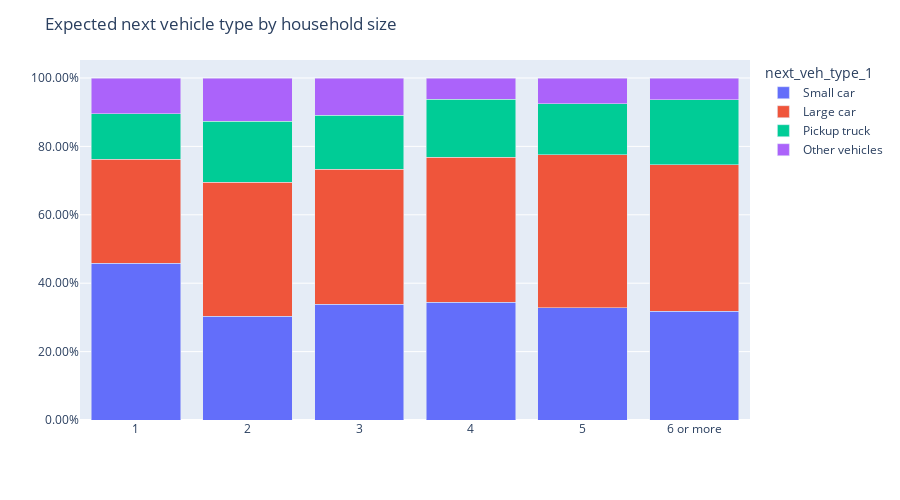

Notebook code cell kept with this figure:
### Code cell
# next vehicle choice by household size
df_hh_size = geo_edf[['next_veh_type_1', 'hh_size']]

   
result = df_hh_size.groupby('hh_size')['next_veh_type_1'].value_counts().reset_index(name='count_each_veh_type')
result
# calcuate the percentage of each vehicle type
result['percentage'] = (result['count_each_veh_type'] / result.groupby('hh_size')['count_each_veh_type'].transform('sum'))

# plot this into stacked bar chart
# convert result next_veh_type_1 to string
result['next_veh_type_1'] = result['next_veh_type_1'].astype(str)

fig = px.bar(result, x="hh_size", y="percentage", color="next_veh_type_1", barmode="stack")
fig.update_layout(yaxis=dict(tickformat=".2%"))

fig.update_layout(
    xaxis=dict(
        tickmode='linear',
        dtick=1,
        tickangle=0,
        title_text=None
    ),
    yaxis=dict(
        title_text=None
    ),
    height=500,
    title_text="Expected next vehicle type by household size"
)

fig.show()

### Figure 1 — Plotly figure (JSON) as saved in the notebook; plotly's stock layout.template omitted (floating-point values rounded to 4 significant figures)
{"data": [{"alignmentgroup": "True", "hovertemplate": "next_veh_type_1=Small car<br>hh_size=%{x}<br>percentage=%{y}<extra></extra>", "legendgroup": "Small car", "marker": {"color": "#636efa", "pattern": {"shape": ""}}, "name": "Small car", "offsetgroup": "Small car", "orientation": "v", "showlegend": true, "textposition": "auto", "type": "bar", "x": ["1", "2", "3", "4", "5", "6 or more"], "xaxis": "x", "y": [0.458, 0.3034, 0.3383, 0.3444, 0.3284, 0.3175], "yaxis": "y"}, {"alignmentgroup": "True", "hovertemplate": "next_veh_type_1=Large car<br>hh_size=%{x}<br>percentage=%{y}<extra></extra>", "legendgroup": "Large car", "marker": {"color": "#EF553B", "pattern": {"shape": ""}}, "name": "Large car", "offsetgroup": "Large car", "orientation": "v", "showlegend": true, "textposition": "auto", "type": "bar", "x": ["1", "2", "3", "4", "5", "6 or more"], "xaxis": "x", "y": [0.3043, 0.3918, 0.3947, 0.4232, 0.4478, 0.4286], "yaxis": "y"}, {"alignmentgroup": "True", "hovertemplate": "next_veh_type_1=Pickup truck<br>hh_size=%{x}<br>percentage=%{y}<extra></extra>", "legendgroup": "Pickup truck", "marker": {"color": "#00cc96", "pattern": {"shape": ""}}, "name": "Pickup truck", "offsetgroup": "Pickup truck", "orientation": "v", "showlegend": true, "textposition": "auto", "type": "bar", "x": ["1", "2", "3", "4", "5", "6 or more"], "xaxis": "x", "y": [0.1333, 0.1784, 0.1579, 0.1701, 0.1493, 0.1905], "yaxis": "y"}, {"alignmentgroup": "True", "hovertemplate": "next_veh_type_1=Other vehicles<br>hh_size=%{x}<br>percentage=%{y}<extra></extra>", "legendgroup": "Other vehicles", "marker": {"color": "#ab63fa", "pattern": {"shape": ""}}, "name": "Other vehicles", "offsetgroup": "Other vehicles", "orientation": "v", "showlegend": true, "textposition": "auto", "type": "bar", "x": ["1", "2", "3", "4", "5", "6 or more"], "xaxis": "x", "y": [0.1043, 0.1265, 0.109, 0.06224, 0.07463, 0.06349], "yaxis": "y"}], "layout": {"barmode": "stack", "height": 500, "legend": {"title": {"text": "next_veh_type_1"}, "tracegroupgap": 0}, "margin": {"t": 60}, "title": {"text": "Expected next vehicle type by household size"}, "xaxis": {"anchor": "y", "domain": [0, 1], "dtick": 1, "tickangle": 0, "tickmode": "linear", "title": {}}, "yaxis": {"anchor": "x", "domain": [0, 1], "tickformat": ".2%", "title": {}}}}
